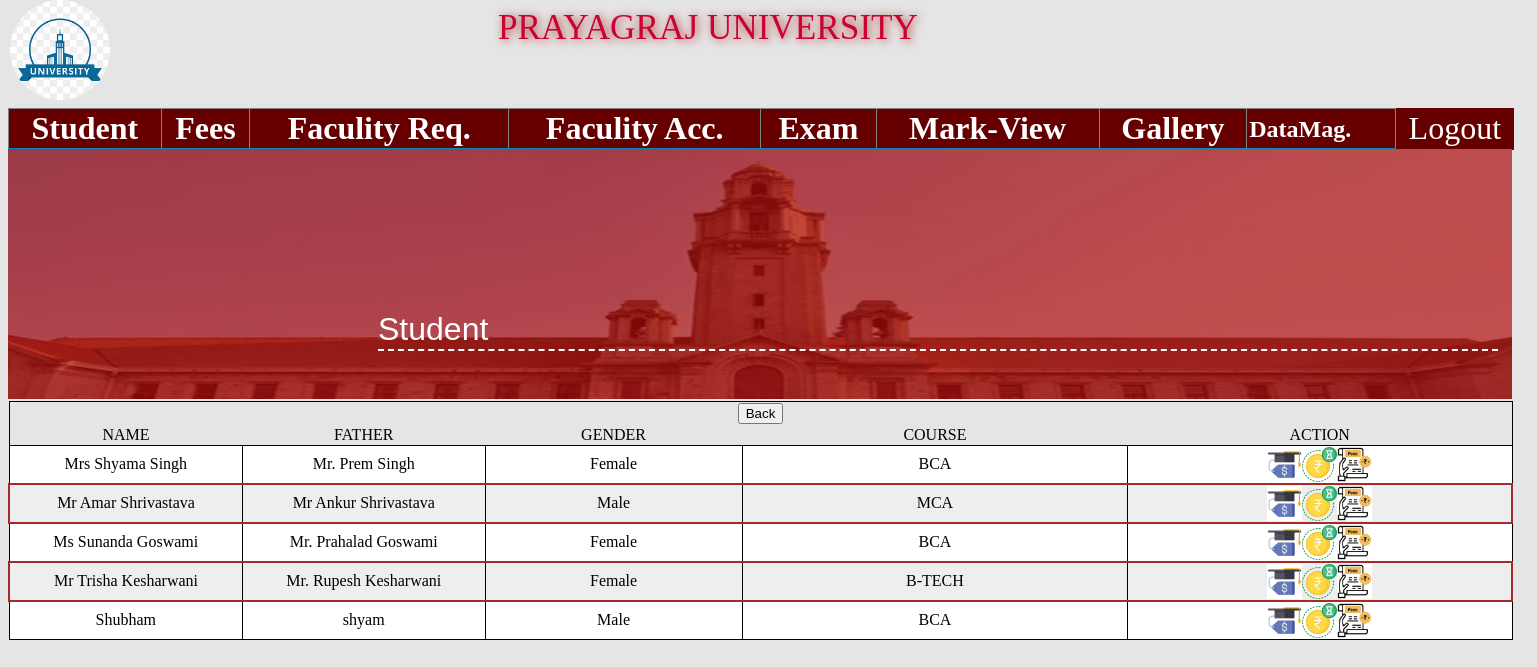
The page /_admin/Student_fees.php on the database its author committed.
### tables this page shows
CREATE TABLE IF NOT EXISTS `student` (
  `st_id` int(255) NOT NULL auto_increment,
  `st_name` varchar(255) NOT NULL,
  `st_father` varchar(255) NOT NULL,
  `st_phone` varchar(255) NOT NULL,
  `st_email` varchar(255) NOT NULL,
  `st_gender` varchar(255) NOT NULL,
  `st_qualification` varchar(255) NOT NULL,
  `st_dob` varchar(255) NOT NULL,
  `st_doa` varchar(255) NOT NULL,
  `st_course` varchar(255) NOT NULL,
  `st_category` varchar(255) NOT NULL,
  `st_country` varchar(255) NOT NULL,
  `st_state` varchar(255) NOT NULL,
  `st_pincode` varchar(255) NOT NULL,
  `st_image` varchar(255) NOT NULL,
  `st_address1` varchar(255) NOT NULL,
  `st_address2` varchar(255) NOT NULL,
  PRIMARY KEY  (`st_id`)
);

CREATE TABLE IF NOT EXISTS `course` (
  `course_id` int(20) NOT NULL auto_increment,
  `course_name` varchar(255) NOT NULL,
  `course_fees` varchar(255) NOT NULL,
  `course_Dur` varchar(255) NOT NULL,
  `course_eligble` varchar(255) NOT NULL,
  PRIMARY KEY  (`course_id`)
);

### _admin/includes/functions.php (called while the page is built, shortened)
<?php
function get_single_value($table,$col_id,$col_name,$sel){
global $con;
$sql="select $col_name from $table where $col_id='$sel'";
$rs=mysqli_query($con,$sql)or die(mysqli_error($con));
$data=mysqli_fetch_assoc($rs);
return $data[$col_name];
}
?>

### _admin/Student_fees.php (the view, shortened to what this page needs)
<?php
include_once("includes/header.php");
global $con;
$sql="select * from student order by st_id";
$rs=mysqli_query($con,$sql)or die(mysqli_error($con));
?>
<form action="lib/student.php" method="post" enctype="multipart/form-data" name="student_fees" id="student_fees">
<div style="position:relative;top:61.5px;">
    <table width="1505" id="stu-view-table">
	<tr><td colspan="5"><input type="button" value="Back" onclick="javascript:history.back();"/></td></tr>
	<tr class="stu-fees">
      <td width="60">NAME</td>
      <td width="80">FATHER</td>
      <td width="85">GENDER</td>
      <td width="129">COURSE</td>
	  <td width="129">ACTION</td>
    </tr>
	<?php
	while($data=mysqli_fetch_assoc($rs)){
	?>
	<tr class="stu-view-table-tr">
      <td width="60"><?=$data[st_name]?></td>
      <td width="80"><?=$data[st_father]?></td>
      <td width="85"><?=$data[st_gender]?></td>
      <td width="129"><?=get_single_value("course","course_id","course_name",$data[st_course])?></td>
	  <td width="125"><span><a href="fees_add.php?st_id=<?=$data[st_id]?>"><img src="images/fees-pay.png" class="logo-animate-fees"/></a></span><span><a href="fees_add.php?st_id=<?=$data[st_id]?>" ><img src="images/fees-pending.webp" class="logo-animate-fees" width="40px" height="35px" /></a></span><span><a href="Paid_fees_view.php"><img src="images/fees-detail.png" class="logo-animate-fees" width="30px" height="35px" /></a></span></td>
    </tr>
	<?php }?>
</table>
</div>
</form>

### _admin/includes/header.php (shortened to what this page needs)
<?php
include("includes/db_connect.php");
include("includes/functions.php");
?>
<html>
<head><title>University</title>
<link rel="stylesheet" href="css/university_css.css">
<link href="plugins/Facebox/facebox/facebox.css" media="screen" rel="stylesheet" type="text/css"/>
<link rel="stylesheet" href="lightbox/css/lightbox.css" type="text/css" media="screen"/>
</head>
<body>
 <div class="stu_container">
 	<img id="stu-img" src="../images/Admin_university-logo.png">
   	<div class="stu-container">PRAYAGRAJ UNIVERSITY</div>
  </div>
  <table  class="student_table" border="1px">
    <tr>
      <th scope="col"><a href="student_view.php">Student</a></th>
      <th scope="col"><a href="student_fees.php">Fees</a></th>
	  <th scope="col"><a href="faculityReq.php">Faculity Req.</a></th>
	  <th scope="col"><a href="faculityAcc.php">Faculity Acc.</a></th>
      <th scope="col"><div class="drop-div">Exam
	  </th>
      <th scope="col"><a href="mark_view.php">Mark-View</a></th>
      <th scope="col"><a href="plugins/Lightbox/galary.php">Gallery</a></th>
	  <th scope="col"><div class="database">DataMag.
	  </div></th>
      <th scope="col">
	  	  <form action="../_admin/lib/login.php?act=logout" id="frm-h" method="post">
	  <button class="log-btn" onClick="return confirm('ARE YOU SURE?')">Logout</button>
	  </form>
	  </th>
    </tr>
  </table>
<div class="student-header-img"><img class="student-img" src="images/IICS.webp"/>
<div class="student-header-div">
<div class="Student-div-heading"><p id="stu-text-heading">Student</p></div>
</div>
</div>

### _admin/css/university_css.css (style rules this page uses)
body { background-color:rgba(0,0,0,0.1); }
.student_table { width:47em; border-collapse:collapse; font-size:xx-large; border-bottom:1px solid #0787b1; margin-left:0px; background-color:#660000; position:relative; top:60px; }
a { text-decoration:none; color:white; }
.drop-div { color:white; }
#stu-view-table { border-collapse: collapse; border: 1px solid black; text-align: center; }
.stu-view-table-tr { border: 1px solid black; }
.stu-view-table-tr td { border: 1px solid black; }
.stu-view-table-tr:nth-child(even) { background-color:#EEEEEE; border:2px solid brown; }
.stu-view-table-tr:nth-child(odd) { background-color:white; }
.stu-view-table-tr td a { text-decoration:none; }
.logo-animate-fees { width:35px; height:35px; animation-name:fees; animation-duration: 2s; animation-direction: alternate; animation-iteration-count: infinite; }
.student-header-img { width:94.91em; height:250px; overflow:hidden; background-attachment:fixed; background-repeat:no-repeat; overflow:hidden; position:relative; top:60px; }
.student-img { width:94em; height:400px; }
.Student-div-heading { background:none; width:70em; height:200px; position:relative; top:0px; left:370px; color:white; border-bottom:2px dashed white; z-index:100; }
.student-header-div { width:94em; height:250px; background-color:rgba(170, 8, 8, 0.708); position:absolute; top:0px; left:0px; z-index:10; }
#stu-text-heading { position:absolute; top:130px; font-size:2em; font-family:Arial, Helvetica, sans-serif; z-index:100; }
#stu-img { width:100px; height:100px; border-radius:50%; position:absolute; top:0px; left:10px; z-index:100; }
.stu-container { width:500px; height:auto; text-align:center; font-size:2.2em; text-shadow:02px 01px 10px brown; color:#CC0033; position:relative; top:0px; left:450px; }
#frm-h { width:80px; height:5px; }
.log-btn { width:118px; height:42px; position:relative; bottom:2.5px; right:1.5px; font-size:xx-large; font-family:"Gill Sans Ultra Bold"; color:white; outline:none; border:none; background-color:#660000; cursor:pointer; }
.database { color:white; cursor: pointer; font-size:x-large; height:25px; width:104px; text-align:center; }

### rows shown on the page
student: st_name "Mrs Shyama Singh", st_father "Mr. Prem Singh", st_gender "Female", st_course.course_name "BCA"
student: st_name "Mr Amar Shrivastava", st_father "Mr Ankur Shrivastava", st_gender "Male", st_course.course_name "MCA"
student: st_name "Ms Sunanda Goswami", st_father "Mr. Prahalad Goswami", st_gender "Female", st_course.course_name "BCA"
student: st_name "Mr Trisha Kesharwani", st_father "Mr. Rupesh Kesharwani", st_gender "Female", st_course.course_name "B-TECH"
student: st_name "Shubham", st_father "shyam", st_gender "Male", st_course.course_name "BCA"
